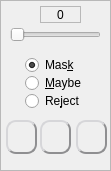
   <widget class="QFrame" name="frame_draw">
    <property name="geometry">
     <rect>
      <x>390</x>
      <y>410</y>
      <width>111</width>
      <height>171</height>
     </rect>
    </property>
    <property name="whatsThis">
     <string>This panel only appears when you draw a custom label area</string>
    </property>
    <property name="frameShape">
     <enum>QFrame::StyledPanel</enum>
    </property>
    <property name="frameShadow">
     <enum>QFrame::Sunken</enum>
    </property>
    <property name="lineWidth">
     <number>2</number>
    </property>
    <widget class="QLabel" name="label_draw_size">
     <property name="geometry">
      <rect>
       <x>40</x>
       <y>6</y>
       <width>41</width>
       <height>17</height>
      </rect>
     </property>
     <property name="toolTip">
      <string/>
     </property>
     <property name="whatsThis">
      <string>&lt;html&gt;&lt;head/&gt;&lt;body&gt;&lt;p&gt;Drawing thickness&lt;/p&gt;&lt;/body&gt;&lt;/html&gt;</string>
     </property>
     <property name="styleSheet">
      <string notr="true">QToolTip {
    border:2px solid black;
	padding:5px;
	background-color:rgb(64,64,64);
	color:white;
	font-size: 14px;
}</string>
     </property>
     <property name="frameShape">
      <enum>QFrame::StyledPanel</enum>
     </property>
     <property name="frameShadow">
      <enum>QFrame::Sunken</enum>
     </property>
     <property name="lineWidth">
      <number>2</number>
     </property>
     <property name="text">
      <string>0</string>
     </property>
     <property name="alignment">
      <set>Qt::AlignCenter</set>
     </property>
    </widget>
    <widget class="QSlider" name="horizontalSlider_draw_size">
     <property name="geometry">
      <rect>
       <x>10</x>
       <y>20</y>
       <width>91</width>
       <height>29</height>
      </rect>
     </property>
     <property name="cursor">
      <cursorShape>PointingHandCursor</cursorShape>
     </property>
     <property name="focusPolicy">
      <enum>Qt::ClickFocus</enum>
     </property>
     <property name="toolTip">
      <string/>
     </property>
     <property name="whatsThis">
      <string>&lt;html&gt;&lt;head/&gt;&lt;body&gt;&lt;p&gt;Drawing thickness&lt;/p&gt;&lt;/body&gt;&lt;/html&gt;</string>
     </property>
     <property name="styleSheet">
      <string notr="true">QToolTip {
    border:2px solid black;
	padding:5px;
	background-color:rgb(64,64,64);
	color:white;
	font-size: 14px;
}</string>
     </property>
     <property name="minimum">
      <number>0</number>
     </property>
     <property name="maximum">
      <number>20</number>
     </property>
     <property name="pageStep">
      <number>1</number>
     </property>
     <property name="value">
      <number>0</number>
     </property>
     <property name="orientation">
      <enum>Qt::Horizontal</enum>
     </property>
     <property name="tickPosition">
      <enum>QSlider::NoTicks</enum>
     </property>
    </widget>
    <widget class="QRadioButton" name="radioButton_draw_mask">
     <property name="geometry">
      <rect>
       <x>25</x>
       <y>54</y>
       <width>81</width>
       <height>22</height>
      </rect>
     </property>
     <property name="toolTip">
      <string/>
     </property>
     <property name="whatsThis">
      <string>&lt;html&gt;&lt;head/&gt;&lt;body&gt;&lt;p&gt;Use this color to draw the new cell&lt;/p&gt;&lt;/body&gt;&lt;/html&gt;</string>
     </property>
     <property name="styleSheet">
      <string notr="true">QToolTip {
    border:2px solid black;
	padding:5px;
	background-color:rgb(64,64,64);
	color:white;
	font-size: 14px;
}</string>
     </property>
     <property name="text">
      <string>Mas&amp;k</string>
     </property>
     <property name="checked">
      <bool>true</bool>
     </property>
    </widget>
    <widget class="QRadioButton" name="radioButton_draw_reject">
     <property name="geometry">
      <rect>
       <x>25</x>
       <y>90</y>
       <width>81</width>
       <height>22</height>
      </rect>
     </property>
     <property name="toolTip">
      <string/>
     </property>
     <property name="whatsThis">
      <string>&lt;html&gt;&lt;head/&gt;&lt;body&gt;&lt;p&gt;Use this color to draw the GrabCut &amp;quot;reject&amp;quot; zones&lt;/p&gt;&lt;/body&gt;&lt;/html&gt;</string>
     </property>
     <property name="styleSheet">
      <string notr="true">QToolTip {
    border:2px solid black;
	padding:5px;
	background-color:rgb(64,64,64);
	color:white;
	font-size: 14px;
}</string>
     </property>
     <property name="text">
      <string>Re&amp;ject</string>
     </property>
    </widget>
    <widget class="QPushButton" name="pushButton_draw_clear">
     <property name="geometry">
      <rect>
       <x>6</x>
       <y>120</y>
       <width>31</width>
       <height>34</height>
      </rect>
     </property>
     <property name="cursor">
      <cursorShape>PointingHandCursor</cursorShape>
     </property>
     <property name="focusPolicy">
      <enum>Qt::NoFocus</enum>
     </property>
     <property name="toolTip">
      <string/>
     </property>
     <property name="whatsThis">
      <string>&lt;html&gt;&lt;head/&gt;&lt;body&gt;&lt;p&gt;Clear all you have drawn&lt;/p&gt;&lt;/body&gt;&lt;/html&gt;</string>
     </property>
     <property name="styleSheet">
      <string notr="true">QPushButton {
	background: qlineargradient(x1: 0, y1: 0, x2: 0, y2: 1,
                                      stop: 0 #FFFFFF, stop: 1 #E0E0E0);
	border-radius: 10px;
	border: 2px outset #8f8f91;
	color rgb(0,0,0);
}
QPushButton:checked {
	border: 2px inset #8f8f91;
}
QToolTip {
    border:2px solid black;
	padding:5px;
	background-color:rgb(64,64,64);
	color:white;
	font-size: 14px;
}</string>
     </property>
     <property name="text">
      <string/>
     </property>
     <property name="icon">
      <iconset resource="resources.qrc">
       <normaloff>:/icons/clear.png</normaloff>:/icons/clear.png</iconset>
     </property>
     <property name="iconSize">
      <size>
       <width>24</width>
       <height>24</height>
      </size>
     </property>
     <property name="checkable">
      <bool>false</bool>
     </property>
    </widget>
    <widget class="QPushButton" name="pushButton_draw_grabcut">
     <property name="geometry">
      <rect>
       <x>40</x>
       <y>120</y>
       <width>31</width>
       <height>34</height>
      </rect>
     </property>
     <property name="cursor">
      <cursorShape>PointingHandCursor</cursorShape>
     </property>
     <property name="focusPolicy">
      <enum>Qt::NoFocus</enum>
     </property>
     <property name="toolTip">
      <string/>
     </property>
     <property name="whatsThis">
      <string>&lt;html&gt;&lt;head/&gt;&lt;body&gt;&lt;p&gt;Apply the GrabCut algorithm with this button.&lt;/p&gt;&lt;p&gt;&lt;br/&gt;&lt;/p&gt;&lt;p&gt;While creating a new cell, you can use the GrabCut algorithm to select a zone.&lt;/p&gt;&lt;p&gt;GrabCut needs these colors to work:&lt;/p&gt;&lt;p&gt;- white: what you want to &amp;quot;keep&amp;quot;&lt;/p&gt;&lt;p&gt;- red: what you want to &amp;quot;reject&amp;quot;&lt;/p&gt;&lt;p&gt;- blue: let the algorithm decide - &amp;quot;maybe&amp;quot;&lt;/p&gt;&lt;p&gt;- what was not drawn will be set to &amp;quot;reject&amp;quot;&lt;/p&gt;&lt;p&gt;&lt;br/&gt;&lt;/p&gt;&lt;p&gt;To draw:&lt;/p&gt;&lt;p&gt;- choose which &amp;quot;color&amp;quot; you want to use (mask, reject, maybe)&lt;/p&gt;&lt;p&gt;- choose the thickness (0 to 20 pixels)&lt;/p&gt;&lt;p&gt;- left mouse button: draw&lt;/p&gt;&lt;p&gt;- right mouse button: erase&lt;/p&gt;&lt;p&gt;- CTRL key + mouse button: floodfill to draw or erase&lt;/p&gt;&lt;p&gt;- hold down X key to draw a line from the last drawn dot - release the key to set it&lt;/p&gt;&lt;p&gt;- hold down C key to see the drawing circle - you can use the mouse buttons while doing this &lt;/p&gt;&lt;p&gt;&lt;br/&gt;When you are finished creating the cell, only the white drawings will be accounted for.&lt;/p&gt;&lt;/body&gt;&lt;/html&gt;</string>
     </property>
     <property name="styleSheet">
      <string notr="true">QPushButton {
	background: qlineargradient(x1: 0, y1: 0, x2: 0, y2: 1,
                                      stop: 0 #FFFFFF, stop: 1 #E0E0E0);
	border-radius: 10px;
	border: 2px outset #8f8f91;
	color rgb(0,0,0);
}
QPushButton:checked {
	border: 2px inset #8f8f91;
}
QToolTip {
    border:2px solid black;
	padding:5px;
	background-color:rgb(64,64,64);
	color:white;
	font-size: 14px;
}</string>
     </property>
     <property name="text">
      <string/>
     </property>
     <property name="icon">
      <iconset resource="resources.qrc">
       <normaloff>:/icons/cut.png</normaloff>:/icons/cut.png</iconset>
     </property>
     <property name="iconSize">
      <size>
       <width>24</width>
       <height>24</height>
      </size>
     </property>
     <property name="checkable">
      <bool>false</bool>
     </property>
    </widget>
    <widget class="QRadioButton" name="radioButton_draw_maybe">
     <property name="geometry">
      <rect>
       <x>25</x>
       <y>72</y>
       <width>81</width>
       <height>22</height>
      </rect>
     </property>
     <property name="toolTip">
      <string/>
     </property>
     <property name="whatsThis">
      <string>&lt;html&gt;&lt;head/&gt;&lt;body&gt;&lt;p&gt;Use this color to draw the GrabCut &amp;quot;maybe&amp;quot; zones&lt;/p&gt;&lt;/body&gt;&lt;/html&gt;</string>
     </property>
     <property name="styleSheet">
      <string notr="true">QToolTip {
    border:2px solid black;
	padding:5px;
	background-color:rgb(64,64,64);
	color:white;
	font-size: 14px;
}</string>
     </property>
     <property name="text">
      <string>&amp;Maybe</string>
     </property>
    </widget>
    <widget class="QLabel" name="label_draw_size_icon">
     <property name="geometry">
      <rect>
       <x>22</x>
       <y>2</y>
       <width>24</width>
       <height>24</height>
      </rect>
     </property>
     <property name="toolTip">
      <string/>
     </property>
     <property name="whatsThis">
      <string>&lt;html&gt;&lt;head/&gt;&lt;body&gt;&lt;p&gt;Drawing thickness&lt;/p&gt;&lt;/body&gt;&lt;/html&gt;</string>
     </property>
     <property name="styleSheet">
      <string notr="true">QToolTip {
    border:2px solid black;
	padding:5px;
	background-color:rgb(64,64,64);
	color:white;
	font-size: 14px;
}</string>
     </property>
     <property name="text">
      <string/>
     </property>
     <property name="pixmap">
      <pixmap resource="resources.qrc">:/icons/thick.png</pixmap>
     </property>
     <property name="scaledContents">
      <bool>true</bool>
     </property>
    </widget>
    <widget class="QPushButton" name="pushButton_draw_grabcut_iteration">
     <property name="geometry">
      <rect>
       <x>76</x>
       <y>120</y>
       <width>31</width>
       <height>34</height>
      </rect>
     </property>
     <property name="cursor">
      <cursorShape>PointingHandCursor</cursorShape>
     </property>
     <property name="focusPolicy">
      <enum>Qt::NoFocus</enum>
     </property>
     <property name="toolTip">
      <string/>
     </property>
     <property name="whatsThis">
      <string>&lt;html&gt;&lt;head/&gt;&lt;body&gt;&lt;p&gt;Refine the previous GrabCut execution.&lt;/p&gt;&lt;p&gt;If you complete the drawing, don't use this button again: use the GrabCut button one more time&lt;/p&gt;&lt;/body&gt;&lt;/html&gt;</string>
     </property>
     <property name="styleSheet">
      <string notr="true">QPushButton {
	background: qlineargradient(x1: 0, y1: 0, x2: 0, y2: 1,
                                      stop: 0 #FFFFFF, stop: 1 #E0E0E0);
	border-radius: 10px;
	border: 2px outset #8f8f91;
	color rgb(0,0,0);
}
QPushButton:checked {
	border: 2px inset #8f8f91;
}
QToolTip {
    border:2px solid black;
	padding:5px;
	background-color:rgb(64,64,64);
	color:white;
	font-size: 14px;
}</string>
     </property>
     <property name="text">
      <string/>
     </property>
     <property name="icon">
      <iconset resource="resources.qrc">
       <normaloff>:/icons/cut-plus.png</normaloff>:/icons/cut-plus.png</iconset>
     </property>
     <property name="iconSize">
      <size>
       <width>24</width>
       <height>24</height>
      </size>
     </property>
     <property name="checkable">
      <bool>false</bool>
     </property>
    </widget>
   </widget>
